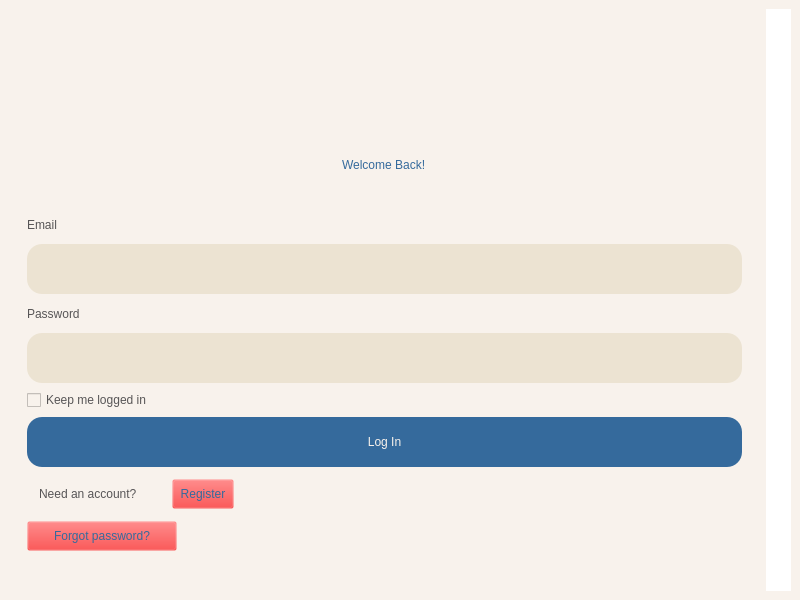
<?xml version="1.0" encoding="UTF-8"?>
<ui version="4.0">
 <class>MainWindow</class>
 <widget class="QMainWindow" name="MainWindow">
  <property name="geometry">
   <rect>
    <x>0</x>
    <y>0</y>
    <width>800</width>
    <height>600</height>
   </rect>
  </property>
  <property name="maximumSize">
   <size>
    <width>800</width>
    <height>600</height>
   </size>
  </property>
  <property name="windowTitle">
   <string>MainWindow</string>
  </property>
  <property name="styleSheet">
   <string notr="true">background-color: #F8F2EC;</string>
  </property>
  <widget class="QWidget" name="centralwidget">
   <layout class="QHBoxLayout" name="horizontalLayout">
    <item>
     <widget class="QWidget" name="widget" native="true">
      <layout class="QVBoxLayout" name="verticalLayout_3">
       <item>
        <widget class="QWidget" name="widget_3" native="true">
         <property name="maximumSize">
          <size>
           <width>16777215</width>
           <height>100</height>
          </size>
         </property>
         <layout class="QVBoxLayout" name="verticalLayout_2">
          <item alignment="Qt::AlignHCenter">
           <widget class="QLabel" name="label_3">
            <property name="minimumSize">
             <size>
              <width>200</width>
              <height>80</height>
             </size>
            </property>
            <property name="maximumSize">
             <size>
              <width>200</width>
              <height>80</height>
             </size>
            </property>
            <property name="text">
             <string/>
            </property>
            <property name="pixmap">
             <pixmap>../img/logo.png</pixmap>
            </property>
            <property name="scaledContents">
             <bool>true</bool>
            </property>
           </widget>
          </item>
         </layout>
        </widget>
       </item>
       <item>
        <widget class="QWidget" name="widget_4" native="true">
         <layout class="QVBoxLayout" name="verticalLayout_4">
          <property name="spacing">
           <number>6</number>
          </property>
          <property name="topMargin">
           <number>0</number>
          </property>
          <property name="bottomMargin">
           <number>22</number>
          </property>
          <item>
           <widget class="QWidget" name="widget_6" native="true">
            <property name="maximumSize">
             <size>
              <width>16777215</width>
              <height>80</height>
             </size>
            </property>
            <layout class="QVBoxLayout" name="verticalLayout_5">
             <item alignment="Qt::AlignHCenter">
              <widget class="QLabel" name="label_7">
               <property name="styleSheet">
                <string notr="true">color: #356a9c;
font: 20pt &quot;Bahnschrift&quot;;</string>
               </property>
               <property name="text">
                <string>Welcome Back!</string>
               </property>
              </widget>
             </item>
            </layout>
           </widget>
          </item>
          <item>
           <widget class="QLabel" name="label_4">
            <property name="maximumSize">
             <size>
              <width>16777215</width>
              <height>25</height>
             </size>
            </property>
            <property name="styleSheet">
             <string notr="true">font: 12pt &quot;Bahnschrift&quot;;
color: #575556;</string>
            </property>
            <property name="text">
             <string>Email</string>
            </property>
           </widget>
          </item>
          <item>
           <widget class="QLineEdit" name="txtEmail">
            <property name="maximumSize">
             <size>
              <width>16777215</width>
              <height>50</height>
             </size>
            </property>
            <property name="styleSheet">
             <string notr="true">background-color: #ECE3D2;
color: #356A9C;
font: 12pt &quot;Segoe UI&quot;;
border-radius: 15px;
padding-left: 5px;</string>
            </property>
           </widget>
          </item>
          <item>
           <widget class="QLabel" name="label_5">
            <property name="maximumSize">
             <size>
              <width>16777215</width>
              <height>25</height>
             </size>
            </property>
            <property name="styleSheet">
             <string notr="true">font: 12pt &quot;Bahnschrift&quot;;
color: #575556;</string>
            </property>
            <property name="text">
             <string>Password</string>
            </property>
           </widget>
          </item>
          <item>
           <widget class="QLineEdit" name="txtPassword">
            <property name="maximumSize">
             <size>
              <width>16777215</width>
              <height>50</height>
             </size>
            </property>
            <property name="styleSheet">
             <string notr="true">background-color: #ECE3D2;
color: #356A9C;
font: 12pt &quot;Segoe UI&quot;;
border-radius: 15px;
padding-left: 5px;</string>
            </property>
            <property name="echoMode">
             <enum>QLineEdit::Password</enum>
            </property>
           </widget>
          </item>
          <item>
           <widget class="QCheckBox" name="checkBox">
            <property name="styleSheet">
             <string notr="true">font: 12pt &quot;Bahnschrift&quot;;
color: #575556;</string>
            </property>
            <property name="text">
             <string>Keep me logged in</string>
            </property>
           </widget>
          </item>
          <item>
           <widget class="QPushButton" name="btnLogin">
            <property name="minimumSize">
             <size>
              <width>0</width>
              <height>50</height>
             </size>
            </property>
            <property name="maximumSize">
             <size>
              <width>16777215</width>
              <height>50</height>
             </size>
            </property>
            <property name="cursor">
             <cursorShape>PointingHandCursor</cursorShape>
            </property>
            <property name="styleSheet">
             <string notr="true">border-radius: 15px;
font: 600 16pt &quot;Bahnschrift&quot;;
background-color: #356a9c;
color: #F8F2EC;

</string>
            </property>
            <property name="text">
             <string>Log In</string>
            </property>
           </widget>
          </item>
          <item>
           <widget class="QWidget" name="widget_5" native="true">
            <property name="maximumSize">
             <size>
              <width>220</width>
              <height>40</height>
             </size>
            </property>
            <layout class="QHBoxLayout" name="horizontalLayout_2">
             <property name="spacing">
              <number>0</number>
             </property>
             <property name="topMargin">
              <number>0</number>
             </property>
             <property name="bottomMargin">
              <number>0</number>
             </property>
             <item>
              <widget class="QLabel" name="label_6">
               <property name="minimumSize">
                <size>
                 <width>130</width>
                 <height>30</height>
                </size>
               </property>
               <property name="maximumSize">
                <size>
                 <width>130</width>
                 <height>30</height>
                </size>
               </property>
               <property name="styleSheet">
                <string notr="true">font: 12pt &quot;Bahnschrift&quot;;
color: #575556;</string>
               </property>
               <property name="text">
                <string>Need an account?</string>
               </property>
              </widget>
             </item>
             <item>
              <widget class="QPushButton" name="btnRegister">
               <property name="minimumSize">
                <size>
                 <width>52</width>
                 <height>30</height>
                </size>
               </property>
               <property name="maximumSize">
                <size>
                 <width>62</width>
                 <height>30</height>
                </size>
               </property>
               <property name="cursor">
                <cursorShape>PointingHandCursor</cursorShape>
               </property>
               <property name="styleSheet">
                <string notr="true">font: 12pt &quot;Bahnschrift&quot;;
color: #356a9c;
background-color: rgba(255, 0, 0, 0);
</string>
               </property>
               <property name="text">
                <string>Register</string>
               </property>
              </widget>
             </item>
            </layout>
           </widget>
          </item>
          <item>
           <widget class="QPushButton" name="btn_register_2">
            <property name="minimumSize">
             <size>
              <width>150</width>
              <height>30</height>
             </size>
            </property>
            <property name="maximumSize">
             <size>
              <width>150</width>
              <height>30</height>
             </size>
            </property>
            <property name="cursor">
             <cursorShape>PointingHandCursor</cursorShape>
            </property>
            <property name="styleSheet">
             <string notr="true">font: 12pt &quot;Bahnschrift&quot;;
color: #356a9c;
background-color: rgba(255, 0, 0, 0);
</string>
            </property>
            <property name="text">
             <string>Forgot password?</string>
            </property>
           </widget>
          </item>
         </layout>
        </widget>
       </item>
      </layout>
     </widget>
    </item>
    <item>
     <widget class="QWidget" name="widget_2" native="true">
      <property name="maximumSize">
       <size>
        <width>400</width>
        <height>16777215</height>
       </size>
      </property>
      <property name="styleSheet">
       <string notr="true">background-color: white;
border-radius: 15px;</string>
      </property>
      <layout class="QVBoxLayout" name="verticalLayout">
       <item>
        <widget class="QLabel" name="label">
         <property name="maximumSize">
          <size>
           <width>16777215</width>
           <height>400</height>
          </size>
         </property>
         <property name="text">
          <string/>
         </property>
         <property name="pixmap">
          <pixmap>../img/3766277.png</pixmap>
         </property>
         <property name="scaledContents">
          <bool>true</bool>
         </property>
        </widget>
       </item>
      </layout>
     </widget>
    </item>
   </layout>
  </widget>
 </widget>
 <resources/>
 <connections/>
</ui>
